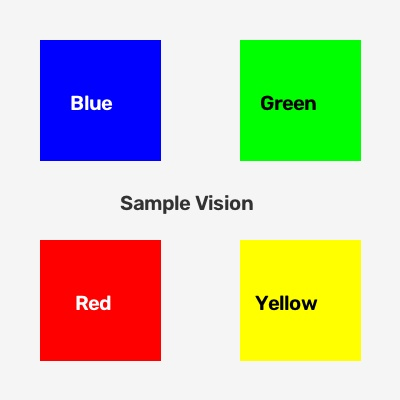
#> input picture images/sample.jpg, 400 x 400 px
$ python 05_blur_filtering_dan_canny_edge_detection.py   (older library calls are emulated)
#> lines starting #> are read from the running program, lines starting #| are printed output that depends on the picture; after the words box and inside, x2 and y2 are one past the last pixel; in counts of white or black regions, pixels touching at a corner belong together
"""
=============================================================================
Modul 05: Filtering, Blurring, dan Edge Detection (Sobel, Laplacian, Canny)
=============================================================================
Deskripsi:
Program ini membahas proses filtering citra dan deteksi tepi objek:
1. Pemulusan citra / reduksi derau (Noise Reduction):
   - Averaging Blur (cv2.blur)
   - Gaussian Blur (cv2.GaussianBlur)
   - Median Blur (cv2.medianBlur - sangat efektif untuk salt-and-pepper noise)
   - Bilateral Filter (cv2.bilateralFilter - menghaluskan permukaan tanpa mengaburkan tepi)
2. Deteksi gradien dan tepi dasar:
   - Sobel X & Sobel Y (gradien horizontal dan vertikal)
   - Sobel Gabungan (Magnitude gradient)
   - Laplacian (Turunan kedua untuk mendeteksi perubahan intensitas tajam)
3. Canny Edge Detection (Standar emas deteksi tepi multirata):
   - Gaussian smoothing internal
   - Gradient calculation
   - Non-maximum suppression
   - Hysteresis thresholding (minVal & maxVal)

Relevansi Robotik:
- Menemukan garis batas lintasan robot (lane boundary)
- Deteksi kontur geometri rintangan/obstacle
- Preprocessing sebelum ekstraksi fitur bentuk atau Hough Transform

Penulis: Pembelajaran Robotik & Vision
=============================================================================
"""

import os
import cv2
import numpy as np
import matplotlib.pyplot as plt

def main():
    current_dir = os.path.dirname(os.path.abspath(__file__))
    image_path = os.path.join(current_dir, "images", "sample.jpg")

    # 1. Membaca citra input
    img_bgr = cv2.imread(image_path)
#> img_bgr is the input picture: shape (400, 400, 3); mean B, G, R 178, 200.6, 200.6
    if img_bgr is None:
        print("[ERROR] File gambar tidak ditemukan!")
        return

    img_rgb = cv2.cvtColor(img_bgr, cv2.COLOR_BGR2RGB)
    img_gray = cv2.cvtColor(img_bgr, cv2.COLOR_BGR2GRAY)

    # =========================================================================
    # BAGIAN 1: TEKNIK BLURRING & SMOOTHING (FILTERING REDUKSI NOISE)
    # =========================================================================
    # A. Averaging Blur: Menghitung rata-rata nilai piksel tetangga dalam kernel (ksize)
    blur_avg = cv2.blur(img_rgb, (7, 7))
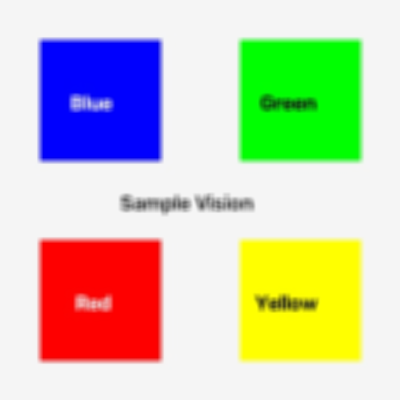
#> blur_avg: shape (400, 400, 3); mean R, G, B 200.6, 200.6, 178

    # B. Gaussian Blur: Memberikan bobot lebih besar pada piksel tengah berdasarkan kurva lonceng Gaussian
    blur_gaussian = cv2.GaussianBlur(img_rgb, (7, 7), sigmaX=0)
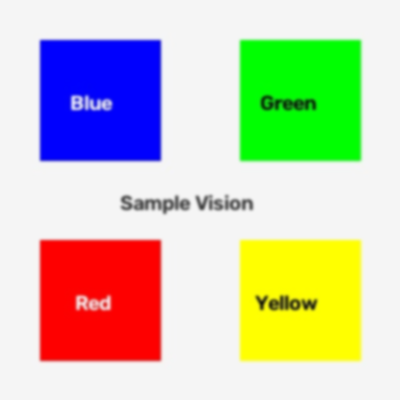
#> blur_gaussian: shape (400, 400, 3); mean R, G, B 200.6, 200.6, 178

    # C. Median Blur: Mengganti piksel tengah dengan nilai median dari kernel (sangat efektif untuk bintik hitam-putih)
    blur_median = cv2.medianBlur(img_rgb, 7)

    # D. Bilateral Filter: Menghaluskan area seragam tetapi mempertahankan garis batas/tepi objek tetap tajam
    blur_bilateral = cv2.bilateralFilter(img_rgb, d=9, sigmaColor=75, sigmaSpace=75)

    # =========================================================================
    # BAGIAN 2: OPERATOR GRADIEN & TEPI (SOBEL & LAPLACIAN)
    # =========================================================================
    # Sobel X: Mendeteksi perubahan intensitas horizontal (garis vertikal)
    sobel_x = cv2.Sobel(img_gray, cv2.CV_64F, 1, 0, ksize=3)
    abs_sobel_x = cv2.convertScaleAbs(sobel_x)

    # Sobel Y: Mendeteksi perubahan intensitas vertikal (garis horizontal)
    sobel_y = cv2.Sobel(img_gray, cv2.CV_64F, 0, 1, ksize=3)
    abs_sobel_y = cv2.convertScaleAbs(sobel_y)

    # Gabungan Magnitude Sobel (X + Y)
    sobel_combined = cv2.addWeighted(abs_sobel_x, 0.5, abs_sobel_y, 0.5, 0)
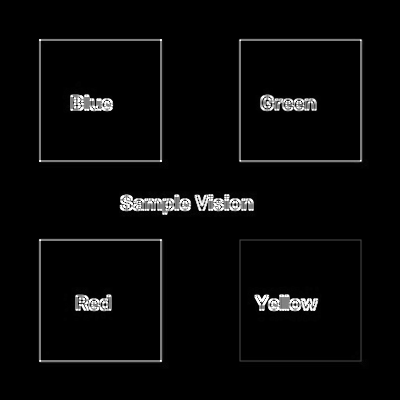
#> sobel_combined: shape (400, 400); min 0, max 255, mean 7.7

    # Laplacian: Deteksi tepi menggunakan operator turunan kedua
    laplacian = cv2.Laplacian(img_gray, cv2.CV_64F, ksize=3)
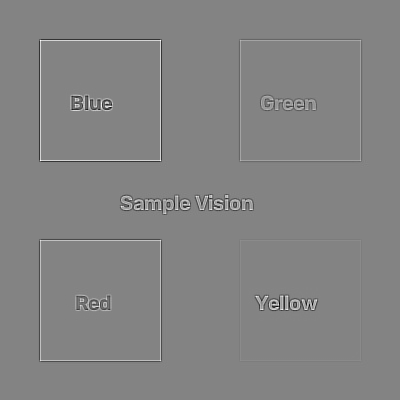
#> laplacian: shape (400, 400) float64; min -1360, max 1274, mean 0; drawn with min black and max white
    abs_laplacian = cv2.convertScaleAbs(laplacian)
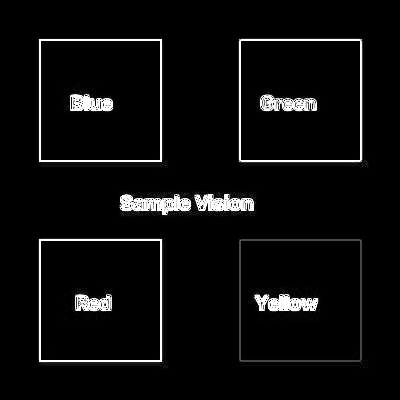
#> abs_laplacian: shape (400, 400); min 0, max 255, mean 12

    # =========================================================================
    # BAGIAN 3: CANNY EDGE DETECTION (STANDAR TERBAIK UNTUK DETEKSI TEPI)
    # =========================================================================
    # Canny membutuhkan 2 nilai ambang batas (Thresholds):
    # - minVal: Di bawah nilai ini pasti BUKAN tepi (dibuang)
    # - maxVal: Di atas nilai ini PASTI tepi valid
    # - Di antara minVal & maxVal: Hanya dianggap tepi jika terhubung dengan piksel tepi valid
    # Rekomendasi: Lakukan sedikit Gaussian Blur terlebih dahulu untuk meminimalkan false edge akibat derau kamera
    pre_blurred_gray = cv2.GaussianBlur(img_gray, (5, 5), 1.4)
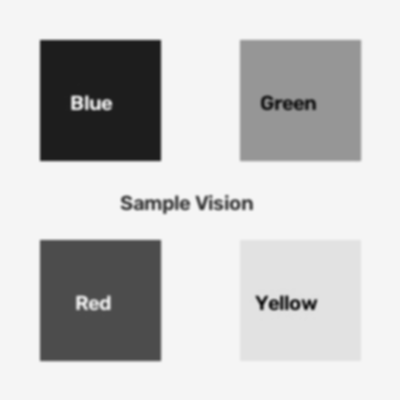
#> pre_blurred_gray: shape (400, 400); min 21, max 245, mean 198
    canny_edges_wide = cv2.Canny(pre_blurred_gray, 50, 150)
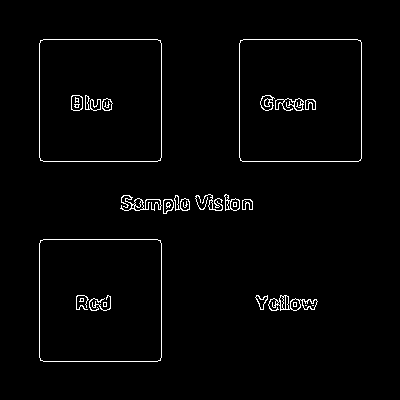
#> canny_edges_wide: shape (400, 400); 1.9% white in thin lines or dots, all inside (x1, y1, x2, y2) = (39, 39, 362, 362)
    canny_edges_tight = cv2.Canny(pre_blurred_gray, 100, 200)

    print("[INFO] Deteksi tepi Canny berhasil dieksekusi.")
    print(" - Canny Wide Threshold: (50, 150)")
    print(" - Canny Tight Threshold: (100, 200)")

    # =========================================================================
    # VISUALISASI HASIL DENGAN MATPLOTLIB
    # =========================================================================
    fig, axes = plt.subplots(3, 3, figsize=(15, 13))
    fig.suptitle("Modul 05: Filtering, Blurring, dan Edge Detection", fontsize=16)

    # Baris 1: Metode Blurring / Smoothing
    axes[0, 0].imshow(img_rgb)
    axes[0, 0].set_title("1. Citra Asli (RGB)")
    axes[0, 0].axis("off")

    axes[0, 1].imshow(blur_gaussian)
    axes[0, 1].set_title("2. Gaussian Blur (7x7)\n(Peredam derau umum)")
    axes[0, 1].axis("off")

    axes[0, 2].imshow(blur_bilateral)
    axes[0, 2].set_title("3. Bilateral Filter\n(Tepi objek tetap tajam)")
    axes[0, 2].axis("off")

    # Baris 2: Sobel Gradient
    axes[1, 0].imshow(abs_sobel_x, cmap="gray")
    axes[1, 0].set_title("4. Sobel X (Garis Vertikal)")
    axes[1, 0].axis("off")

    axes[1, 1].imshow(abs_sobel_y, cmap="gray")
    axes[1, 1].set_title("5. Sobel Y (Garis Horizontal)")
    axes[1, 1].axis("off")

    axes[1, 2].imshow(sobel_combined, cmap="gray")
    axes[1, 2].set_title("6. Sobel Gabungan (X + Y)")
    axes[1, 2].axis("off")

    # Baris 3: Laplacian & Canny Edge Detection
    axes[2, 0].imshow(abs_laplacian, cmap="gray")
    axes[2, 0].set_title("7. Laplacian (Derivatif ke-2)")
    axes[2, 0].axis("off")

    axes[2, 1].imshow(canny_edges_wide, cmap="gray")
    axes[2, 1].set_title("8. Canny Edges (Threshold: 50, 150)\n(Lebih sensitif/banyak tepi)")
    axes[2, 1].axis("off")

    axes[2, 2].imshow(canny_edges_tight, cmap="gray")
    axes[2, 2].set_title("9. Canny Edges (Threshold: 100, 200)\n(Hanya batas kontur tegas)")
    axes[2, 2].axis("off")

    plt.tight_layout()
    output_path = os.path.join(current_dir, "images", "hasil_filtering_dan_canny.png")
    plt.savefig(output_path)
    print(f"[INFO] Visualisasi perbandingan disimpan ke: {output_path}")

    print("\n[PETUNJUK] Tutup jendela matplotlib untuk menyelesaikan eksekusi program.")
    plt.show()

if __name__ == "__main__":
    main()

$ run again, with images/hasil_deteksi_bentuk.png saved as images/sample.jpg
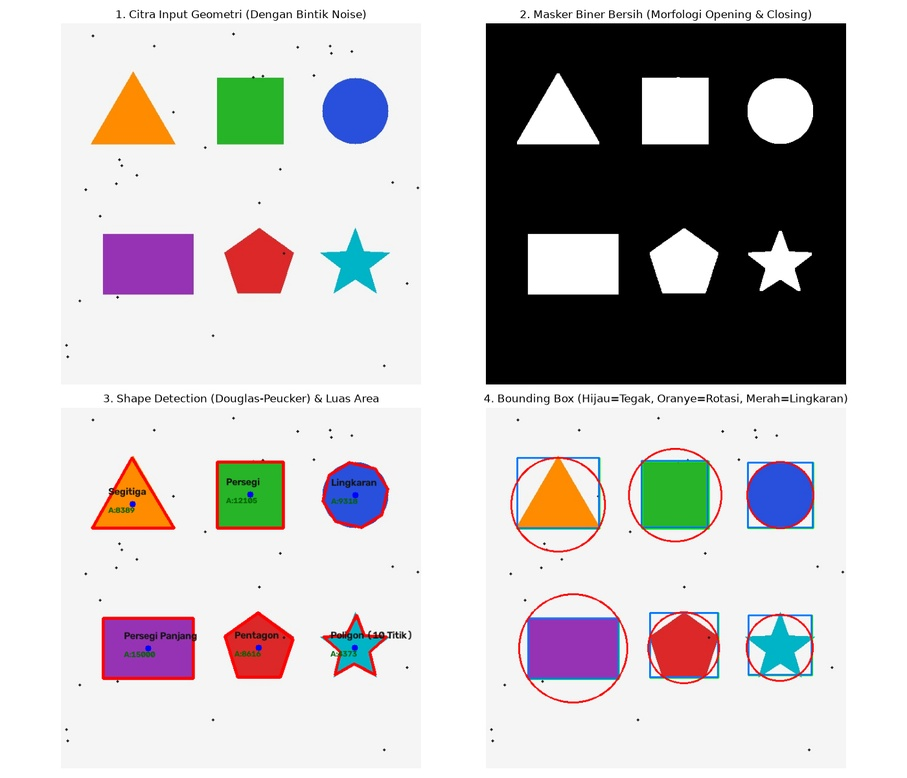
#> input picture images/hasil_deteksi_bentuk.png, 907 x 778 px, shrunk from 1400 x 1200 before the run
#> in main, img_bgr is the input picture: shape (778, 907, 3); mean B, G, R 194.9, 194, 197.3
#> in main, `canny_edges_wide = cv2.Canny(pre_blurred_gray, 50, 150)`:
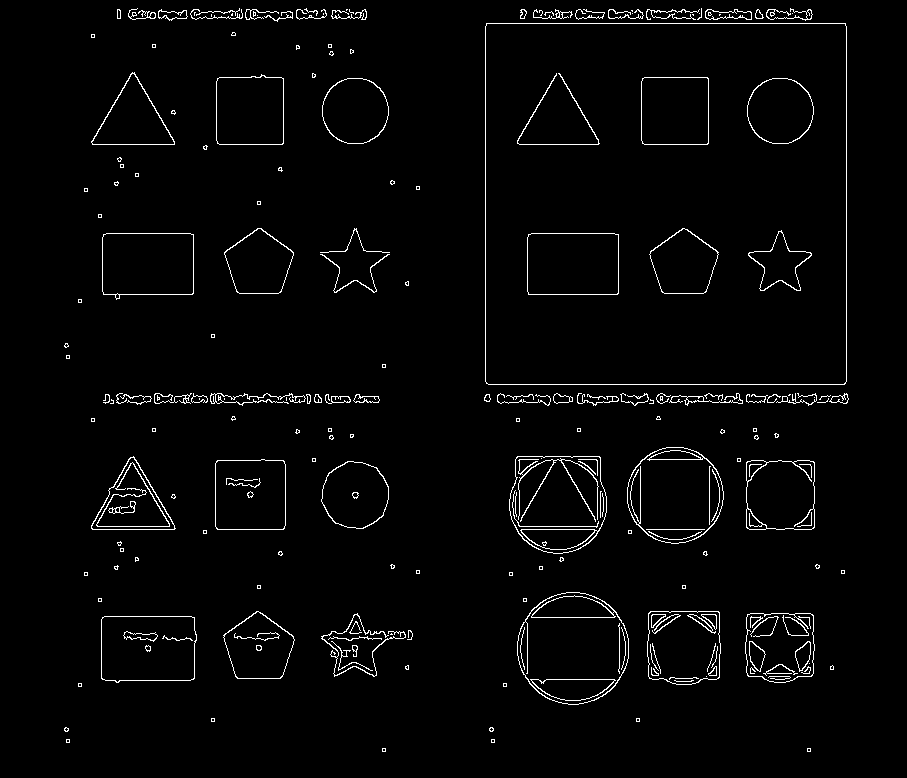
#> canny_edges_wide: shape (778, 907); 2.4% white in thin lines or dots, all inside (x1, y1, x2, y2) = (64, 8, 849, 752)
#> in main, `canny_edges_tight = cv2.Canny(pre_blurred_gray, 100, 200)`:
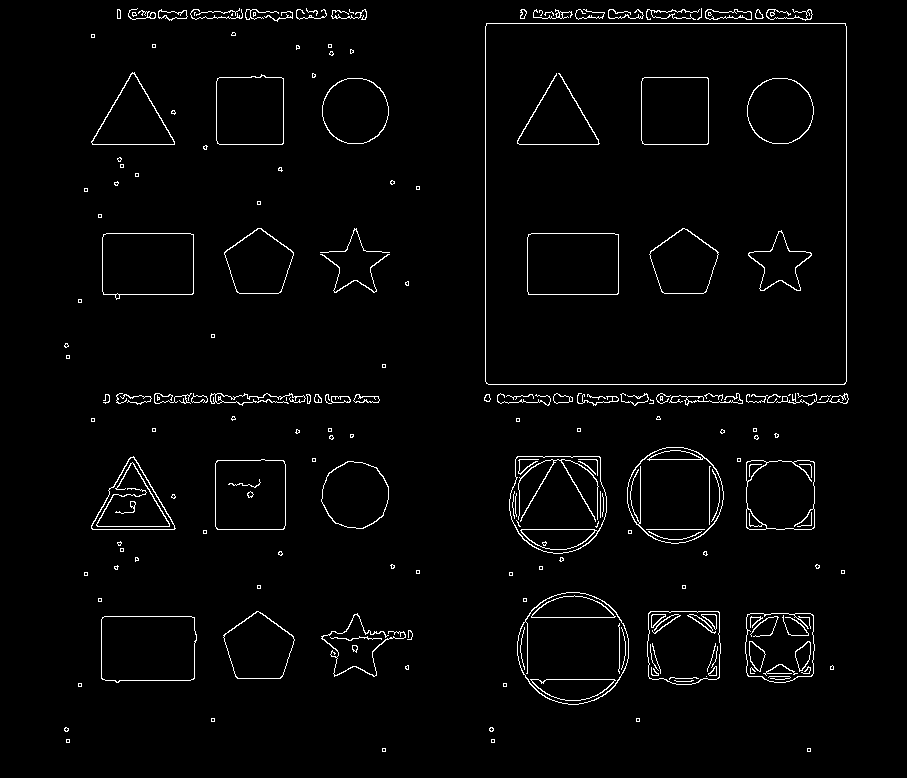
#> canny_edges_tight: shape (778, 907); 2.3% white in thin lines or dots, all inside (x1, y1, x2, y2) = (64, 8, 849, 752)
